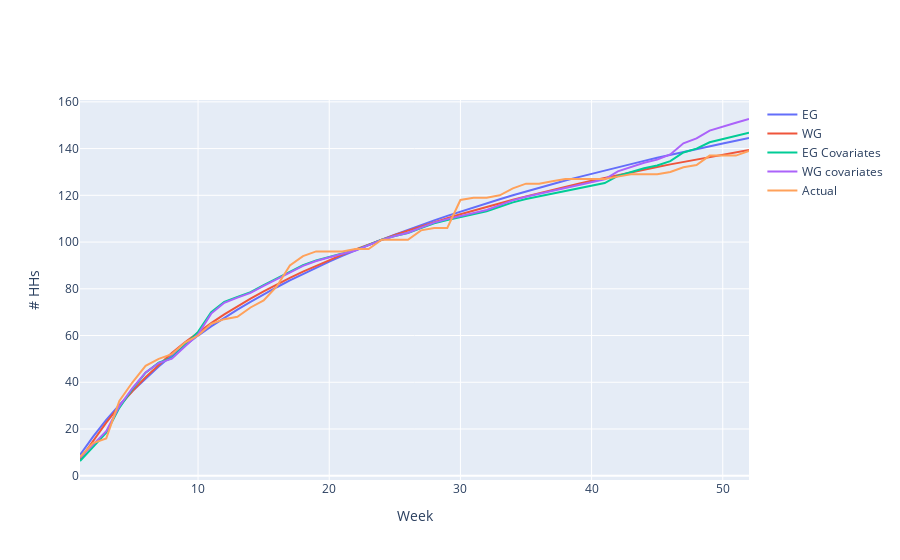

The code cell stored with this chart in its notebook:
### Code cell
fig = go.Figure()

# Pareto II
fig.add_trace(
    go.Scatter(
        x=data.Week.to_list(),
        y=eg,
        mode='lines',
        name='EG',
    )
)

# Weibull
fig.add_trace(
    go.Scatter(
        x=data.Week.to_list(),
        y=wg,
        mode='lines',
        name='WG')
)

# Pareto II
fig.add_trace(
    go.Scatter(
        x=data.Week.to_list(),
        y=eg_cov,
        mode='lines',
        name='EG Covariates',
    )
)

# Weibull
fig.add_trace(
    go.Scatter(
        x=data.Week.to_list(),
        y=wg_cov,
        mode='lines',
        name='WG covariates')
)

# Observed
fig.add_trace(
    go.Scatter(
        x=data.Week.to_list(),
        y=data.Cum_HH,
        mode='lines',
        name='Actual')
)

# Plot labels
fig.update_layout(title='',
                  xaxis_title='Week',
                  yaxis_title='# HHs',
                  annotations=[      
                  ],
                )

fig.show()

### Figure 1 — Plotly figure (JSON) as saved in the notebook; plotly's stock layout.template omitted (floating-point values rounded to 4 significant figures)
{"data": [{"mode": "lines", "name": "EG", "type": "scatter", "x": [1, 2, 3, 4, 5, 6, 7, 8, 9, 10, 11, 12, 13, 14, 15, 16, 17, 18, 19, 20, 21, 22, 23, 24, 25, 26, 27, 28, 29, 30, 31, 32, 33, 34, 35, 36, 37, 38, 39, 40, 41, 42, 43, 44, 45, 46, 47, 48, 49, 50, 51, 52], "y": [8.873, 16.76, 23.86, 30.31, 36.22, 41.67, 46.72, 51.43, 55.84, 59.98, 63.89, 67.59, 71.1, 74.44, 77.62, 80.66, 83.57, 86.36, 89.04, 91.61, 94.1, 96.49, 98.8, 101.0, 103.2, 105.3, 107.3, 109.3, 111.2, 113.1, 114.9, 116.6, 118.3, 120.0, 121.6, 123.2, 124.8, 126.3, 127.8, 129.2, 130.7, 132.1, 133.4, 134.7, 136.0, 137.3, 138.6, 139.8, 141.0, 142.2, 143.4, 144.5]}, {"mode": "lines", "name": "WG", "type": "scatter", "x": [1, 2, 3, 4, 5, 6, 7, 8, 9, 10, 11, 12, 13, 14, 15, 16, 17, 18, 19, 20, 21, 22, 23, 24, 25, 26, 27, 28, 29, 30, 31, 32, 33, 34, 35, 36, 37, 38, 39, 40, 41, 42, 43, 44, 45, 46, 47, 48, 49, 50, 51, 52], "y": [6.992, 15.06, 22.73, 29.79, 36.24, 42.14, 47.53, 52.5, 57.09, 61.35, 65.33, 69.04, 72.53, 75.82, 78.93, 81.87, 84.66, 87.32, 89.86, 92.28, 94.6, 96.83, 98.96, 101.0, 103.0, 104.9, 106.7, 108.5, 110.3, 111.9, 113.5, 115.1, 116.6, 118.1, 119.6, 121.0, 122.3, 123.7, 125.0, 126.2, 127.5, 128.7, 129.8, 131.0, 132.1, 133.2, 134.3, 135.4, 136.4, 137.4, 138.4, 139.4]}, {"mode": "lines", "name": "EG Covariates", "type": "scatter", "x": [1, 2, 3, 4, 5, 6, 7, 8, 9, 10, 11, 12, 13, 14, 15, 16, 17, 18, 19, 20, 21, 22, 23, 24, 25, 26, 27, 28, 29, 30, 31, 32, 33, 34, 35, 36, 37, 38, 39, 40, 41, 42, 43, 44, 45, 46, 47, 48, 49, 50, 51, 52], "y": [6.308, 12.36, 18.39, 29.05, 37.12, 44.11, 48.36, 50.37, 56.03, 61.55, 69.97, 74.43, 76.56, 78.58, 81.62, 84.47, 87.27, 90.12, 92.14, 93.76, 95.17, 96.56, 98.77, 101.0, 102.6, 103.9, 106.0, 108.0, 109.5, 110.7, 111.9, 113.2, 115.1, 117.0, 118.4, 119.6, 120.7, 121.9, 123.0, 124.1, 125.3, 128.3, 129.9, 131.6, 132.7, 134.6, 138.3, 140.0, 142.7, 144.2, 145.5, 146.8]}, {"mode": "lines", "name": "WG covariates", "type": "scatter", "x": [1, 2, 3, 4, 5, 6, 7, 8, 9, 10, 11, 12, 13, 14, 15, 16, 17, 18, 19, 20, 21, 22, 23, 24, 25, 26, 27, 28, 29, 30, 31, 32, 33, 34, 35, 36, 37, 38, 39, 40, 41, 42, 43, 44, 45, 46, 47, 48, 49, 50, 51, 52], "y": [7.664, 13.48, 19.03, 29.7, 37.55, 44.22, 48.22, 50.08, 55.3, 60.54, 69.39, 74.02, 76.19, 78.23, 81.25, 84.11, 86.93, 89.82, 91.88, 93.53, 94.96, 96.38, 98.65, 100.9, 102.6, 104.0, 106.2, 108.3, 109.8, 111.1, 112.5, 113.7, 115.8, 117.8, 119.4, 120.7, 121.9, 123.2, 124.4, 125.6, 126.9, 130.2, 132.1, 133.9, 135.3, 137.5, 142.3, 144.3, 147.7, 149.5, 151.1, 152.7]}, {"mode": "lines", "name": "Actual", "type": "scatter", "x": [1, 2, 3, 4, 5, 6, 7, 8, 9, 10, 11, 12, 13, 14, 15, 16, 17, 18, 19, 20, 21, 22, 23, 24, 25, 26, 27, 28, 29, 30, 31, 32, 33, 34, 35, 36, 37, 38, 39, 40, 41, 42, 43, 44, 45, 46, 47, 48, 49, 50, 51, 52], "y": [8, 14, 16, 32, 40, 47, 50, 52, 57, 60, 65, 67, 68, 72, 75, 81, 90, 94, 96, 96, 96, 97, 97, 101, 101, 101, 105, 106, 106, 118, 119, 119, 120, 123, 125, 125, 126, 127, 127, 127, 127, 128, 129, 129, 129, 130, 132, 133, 137, 137, 137, 139]}], "layout": {"title": {"text": ""}, "xaxis": {"title": {"text": "Week"}}, "yaxis": {"title": {"text": "# HHs"}}}}
